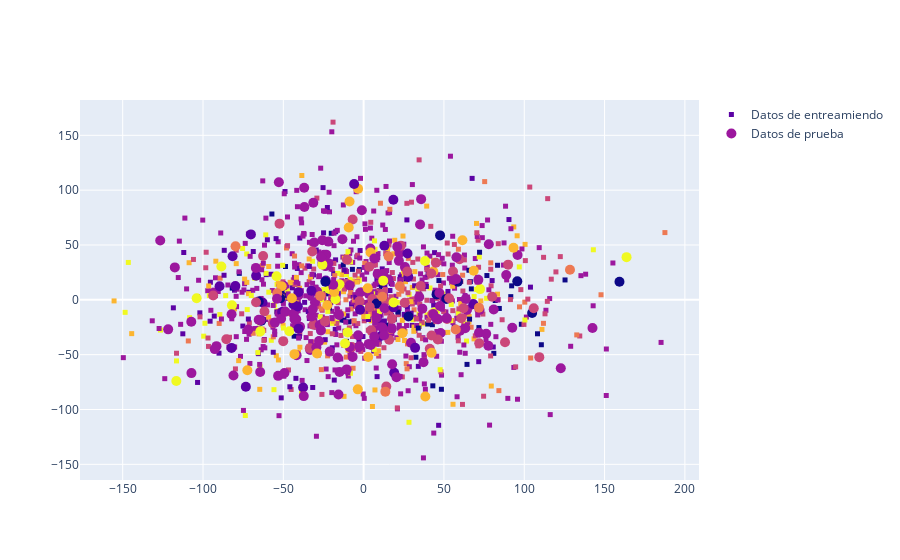

Notebook code for this chart:
### Code cell
fig = go.Figure()

fig.add_trace(go.Scatter(x=pca_faces[:,0], y=pca_faces[:,1],
                    mode='markers',
                    name='Datos de entreamiendo',
                    marker_color = color_idx,
                    text = names_train,
                    marker = dict(symbol = 'square', size = 5)
                    ))
fig.add_trace(go.Scatter(x=X_test_trans[:,0], y=X_test_trans[:,1],
                    mode='markers',
                    name='Datos de prueba',
                    marker = dict(size = 10),
                    marker_color = color_idx2,
                    text = names_test))
fig.show()

### Figure 1 — Plotly figure (JSON) as saved in the notebook; plotly's stock layout.template omitted (floating-point values rounded to 4 significant figures; data arrays with more than 128 entries replaced by an {"elided": "..."} marker saying what was removed)
{"data": [{"marker": {"color": {"elided": "1030 int values"}, "size": 5, "symbol": "square"}, "mode": "markers", "name": "Datos de entreamiendo", "text": {"elided": "1030 str values"}, "type": "scatter", "x": {"elided": "1030 float values"}, "y": {"elided": "1030 float values"}}, {"marker": {"color": {"elided": "258 int values"}, "size": 10}, "mode": "markers", "name": "Datos de prueba", "text": {"elided": "258 str values"}, "type": "scatter", "x": {"elided": "258 float values"}, "y": {"elided": "258 float values"}}], "layout": {}}
